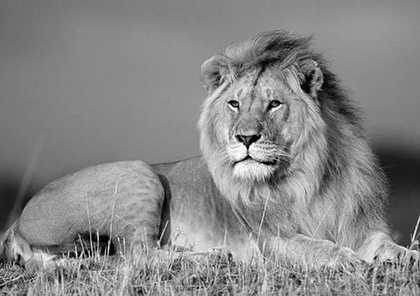
%> input picture 实验一/002.JPG, 420 x 296 px, shrunk from 500 x 352 before the run
$ octave homework1_2.m   (GNU Octave 9; MATLAB toolbox functions it lacks are replaced by stand-ins)
%> lines starting %> are read from the running program, lines starting %| are printed output that depends on the picture; in (x1, y1, x2, y2) boxes, pixels count from 0 and x2, y2 are one past the last pixel; in counts of white or black regions, pixels touching at a corner belong together; the program's own positions count from 1
%% homework 1.2
clear;
clc;
image=imread ("002.jpg");
%> image is the input picture: size 296x420 uint8; min 0, max 255, mean 134.5
temp=im2double(image);
results=mydct(temp);
figure
imshow(image);
%% show dct
figure
imwrite(results,"dct.jpg");
imshow(results);

%% show idct
figure
final=imydct(results);
imwrite(final,"idct.jpg");
imshow(im2double(final));
function [out] = mydct(f)
% my own dct transformation student ID 517021910310
[m,n]=size(f);
%> m = 296; n = 420

F1=zeros(m,m);
F2=zeros(n,n);
for u=0:m-1
    for v=0:m-1
        F1(u+1,v+1)=cos((v+0.5)*pi*u/m);
    end
end
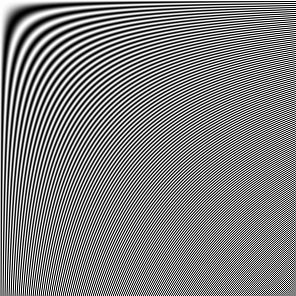
%> F1: size 296x296 double; min -1, max 1, mean 0.00338; drawn with min black and max white
for u=0:n-1
    for v=0:n-1
        F2(u+1,v+1)=cos((u+0.5)*pi*v/n);
    end
end
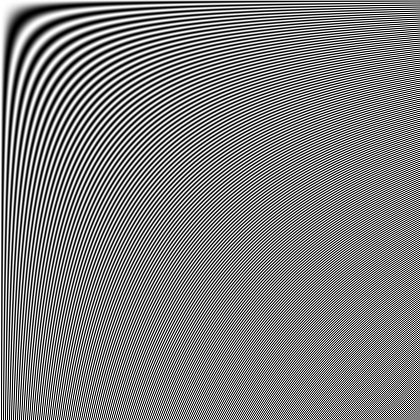
%> F2: size 420x420 double; min -1, max 1, mean 0.00238; drawn with min black and max white
F1(1,:)=F1(1,:)./sqrt(2);
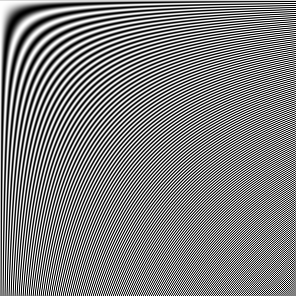
%> F1: size 296x296 double; 0.34% of pixels changed, all inside (x1, y1, x2, y2) = (0, 0, 296, 1); drawn with min black and max white
F2(:,1)=F2(:,1)./sqrt(2);
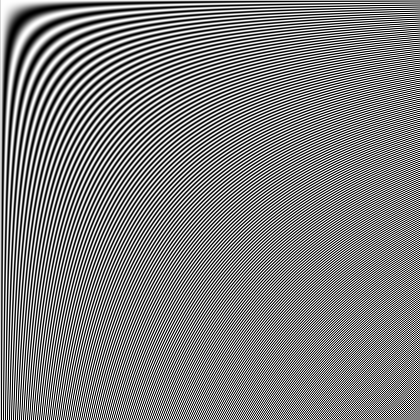
%> F2: size 420x420 double; 0.24% of pixels changed, all inside (x1, y1, x2, y2) = (0, 0, 1, 420); drawn with min black and max white
out=2*F1*f*F2/sqrt(m*n);
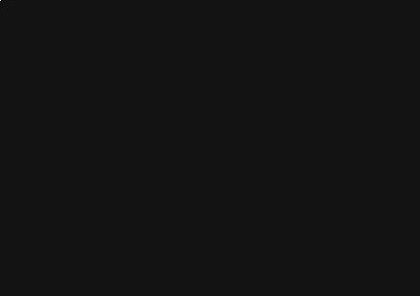
%> out: size 296x420 double; min -15.65, max 186, mean 0; drawn with min black and max white
%> `imwrite(results,"dct.jpg");`:
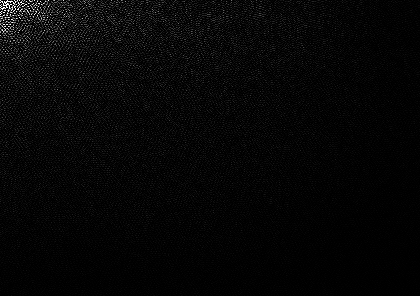
%> saved as dct.jpg: size 296x420 uint8; min 0, max 255, mean 6.3
end


function [out] = imydct(f)
% my own inverse dct transformation
[m,n]=size(f);
F1=zeros(m,m);
F2=zeros(n,n);
for u=0:m-1
    for v=0:m-1
        F1(u+1,v+1)=cos((v+0.5)*pi*u/m);
    end
end
for u=0:n-1
    for v=0:n-1
        F2(u+1,v+1)=cos((u+0.5)*pi*v/n);
    end
end
F1(1,:)=F1(1,:)./sqrt(2);
F2(:,1)=F2(:,1)./sqrt(2);
out=2*F1'*f*F2'/sqrt(m*n);
end
